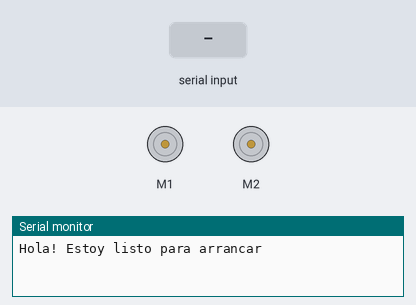
Bench run of a sketch on a simulated Arduino Uno, built with avr-gcc and run on an emulated ATmega328P. Shown: 2 × DC motor (green arrow = forward, orange = backward, longer = faster), the last lines printed to the serial monitor. Inputs (shaded band) come from the test bench.

Above: at 1.2 s.
1.3 s: "x+;\n" received over Serial
At 4.07 s:
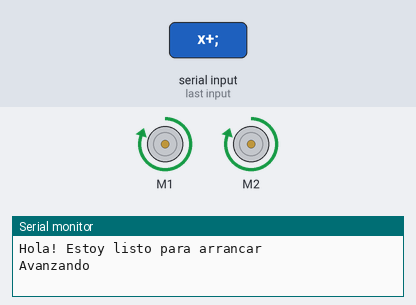
4.3 s: "x-;\n" received over Serial
At 7.07 s:
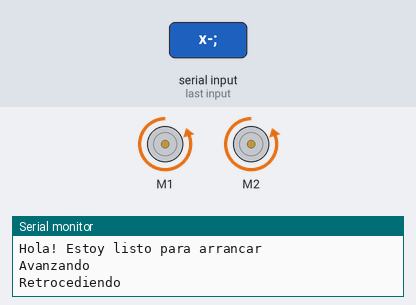
7.3 s: "y+;\n" received over Serial
At 10.07 s:
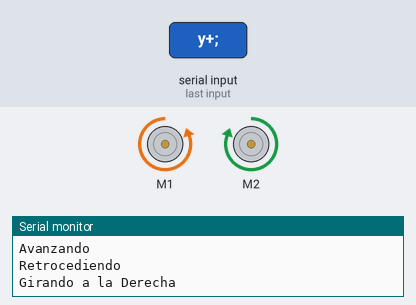
10.3 s: "y-;\n" received over Serial
At 13.07 s:
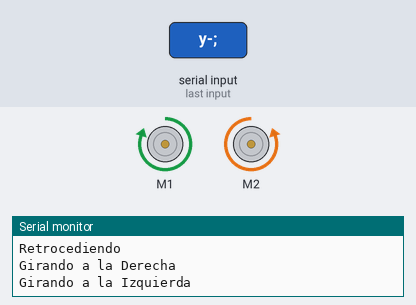
13.3 s: "--;\n" received over Serial
Timing chart, 0 to 17.3 s (numbered marks = the images above; inputs shaded):
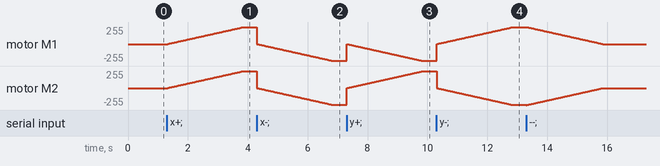

The sketch:

Robot_IMA.ino
```cpp
// Robot IMA impreso en 3D
// con aplicación arduino
// versión 1.0

#include <AFMotor.h>

AF_DCMotor motor1(1);
AF_DCMotor motor2(2);
String hacer = "";

void setup() {
  Serial.begin(9600);
  Serial.println("Hola! Estoy listo para arrancar");

  // encender motores
  motor1.setSpeed(150);
  motor2.setSpeed(150);

  motor1.run(RELEASE);
  motor2.run(RELEASE);
}

void loop() {
  uint8_t i;

  if (Serial.available()) {
    hacer = Serial.readStringUntil('\n');

    if (hacer.length()==3) {
      if (hacer == "x+;") {
        Serial.print("\nAvanzando");
        motor1.run(FORWARD);
        motor2.run(FORWARD);
        for (i=0; i<255; i++) {
          motor1.setSpeed(i);
          motor2.setSpeed(i);
          delay(10);
        }
      } else if (hacer == "x-;") {
        Serial.print("\nRetrocediendo");
        motor1.run(BACKWARD);
        motor2.run(BACKWARD);
        for (i=0; i<255; i++) {
          motor1.setSpeed(i);
          motor2.setSpeed(i);
          delay(10);
        }
      } else if (hacer == "y+;") {
        Serial.print("\nGirando a la Derecha");
        motor1.run(BACKWARD);
        motor2.run(FORWARD);
        for (i=0; i<255; i++) {
          motor1.setSpeed(i);
          motor2.setSpeed(i);
          delay(10);
        }
      } else if (hacer == "y-;") {
        Serial.print("\nGirando a la Izquierda");
        motor2.run(BACKWARD);
        motor1.run(FORWARD);
        for (i=0; i<255; i++) {
          motor1.setSpeed(i);
          motor2.setSpeed(i);
          delay(10);
        }
      } else if (hacer == "--;"){
        Serial.print("\nParar");
        for (i=255; i!=0; i--) {
          motor1.setSpeed(i);
          motor2.setSpeed(i);
          delay(10);
        }
        motor1.run(RELEASE);
        motor2.run(RELEASE);
        delay(1000);
      }
    } else {
      Serial.print("\nError de lectura");
      Serial.print("\nParar");
        for (i=255; i!=0; i--) {
          motor1.setSpeed(i);
          motor2.setSpeed(i);
          delay(10);
        }
        motor1.run(RELEASE);
        motor2.run(RELEASE);
        delay(1000);
    }
  }
}
```

Measured:
- after the input at 1.3 s, motor M1, motor M2: moves from stopped to forward 254/255 over 2.5 s, starting at once
- after the input at 4.3 s, motor M1, motor M2: moves from forward 254/255 to backward 254/255 over 2.5 s, starting at once
- after the input at 7.3 s, motor M2: moves from backward 254/255 to forward 254/255 over 2.5 s, starting at once
- after the input at 10.3 s, motor M1: moves from backward 254/255 to forward 254/255 over 2.5 s, starting at once; motor M2: moves from forward 254/255 to backward 254/255 over 2.5 s, starting at once
